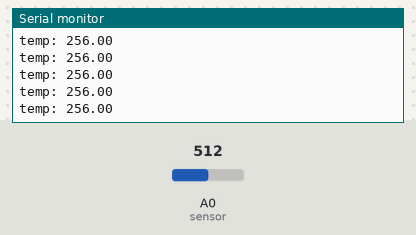
Bench run of a sketch on a simulated Arduino Uno, built with avr-gcc and run on an emulated ATmega328P. On the bench: the last lines printed to the serial monitor. Inputs (shaded band) come from the test bench; at power-on: A0 (sensor) = 512.

Above: at 9.3 s.
9.4 s: A0 (sensor) set to 22
At 9.9 s:
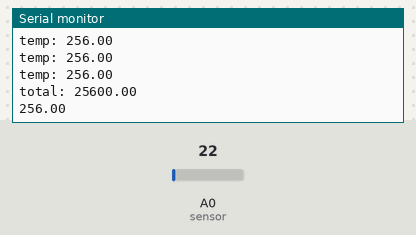
10.9 s: A0 (sensor) set to 17
At 11.9 s:
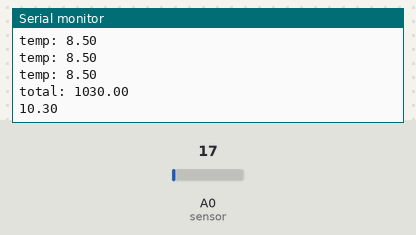
Timing chart, 0 to 13.4 s (numbered marks = the images above; inputs shaded):
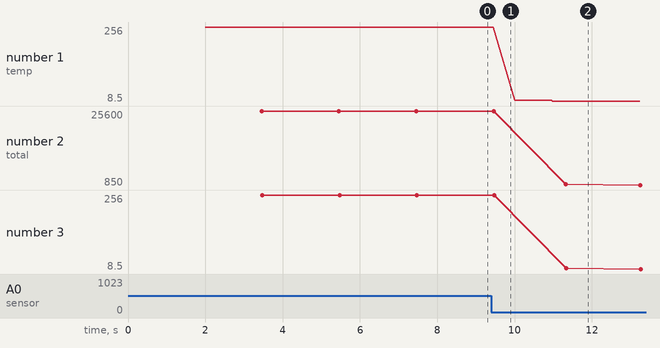

The sketch:

testing.ino
```cpp
const int sensor = A0;
const int iteration = 100;

const unsigned long event_interval = 2000;
unsigned long prev_time = 0;

float calc_celsius(){
    int temp_val = analogRead(sensor);
    float temp = (temp_val*5.0)/10;
    return temp;
}

void setup() {
    Serial.begin(9600);
    pinMode(sensor, INPUT);
}

void loop() {
    unsigned long curr_time = millis();

    if(curr_time - prev_time >= event_interval){
        float avg_temp = 0;

        for(int i =0; i < iteration; i++){
            float temp  = calc_celsius();
            Serial.print("temp: ");
            Serial.println(temp);
            avg_temp += temp;
        }
        Serial.print("total: ");
        Serial.println(avg_temp);
        avg_temp /= iteration;

        Serial.println(avg_temp);

        prev_time = curr_time;
    }
}
```

Measured:
- after the input at 10.9 s, the serial monitor: prints a new line after 0.07 s (image 2)
- plotted number 1: 256 → 11 after the input at 9.4 s, 11 → 8.5 after the input at 10.9 s
- plotted number 2: 25600 → 850 after the input at 10.9 s
- plotted number 3: 256 → 8.5 after the input at 10.9 s
